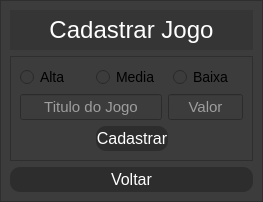
      <widget class="QWidget" name="pg_cadastro_jogo">
       <layout class="QVBoxLayout" name="verticalLayout_39">
        <property name="spacing">
         <number>0</number>
        </property>
        <property name="leftMargin">
         <number>0</number>
        </property>
        <property name="topMargin">
         <number>0</number>
        </property>
        <property name="rightMargin">
         <number>0</number>
        </property>
        <property name="bottomMargin">
         <number>0</number>
        </property>
        <item>
         <widget class="QFrame" name="frame_21">
          <property name="styleSheet">
           <string notr="true">background-color: rgb(80, 80, 80);</string>
          </property>
          <property name="frameShape">
           <enum>QFrame::NoFrame</enum>
          </property>
          <property name="frameShadow">
           <enum>QFrame::Raised</enum>
          </property>
          <layout class="QHBoxLayout" name="horizontalLayout_33">
           <property name="spacing">
            <number>0</number>
           </property>
           <property name="leftMargin">
            <number>0</number>
           </property>
           <property name="topMargin">
            <number>0</number>
           </property>
           <property name="rightMargin">
            <number>0</number>
           </property>
           <property name="bottomMargin">
            <number>0</number>
           </property>
           <item>
            <widget class="QFrame" name="frame_22">
             <property name="maximumSize">
              <size>
               <width>600</width>
               <height>300</height>
              </size>
             </property>
             <property name="styleSheet">
              <string notr="true">background-color: rgb(60, 60, 60);</string>
             </property>
             <property name="frameShape">
              <enum>QFrame::StyledPanel</enum>
             </property>
             <property name="frameShadow">
              <enum>QFrame::Raised</enum>
             </property>
             <layout class="QVBoxLayout" name="verticalLayout_23">
              <item>
               <widget class="QLabel" name="label_16">
                <property name="minimumSize">
                 <size>
                  <width>0</width>
                  <height>40</height>
                 </size>
                </property>
                <property name="maximumSize">
                 <size>
                  <width>16777215</width>
                  <height>40</height>
                 </size>
                </property>
                <property name="styleSheet">
                 <string notr="true">background-color: rgb(53, 53, 53);</string>
                </property>
                <property name="text">
                 <string>&lt;html&gt;&lt;head/&gt;&lt;body&gt;&lt;p align=&quot;center&quot;&gt;&lt;span style=&quot; font-size:18pt; color:#ffffff;&quot;&gt;Cadastrar Jogo&lt;/span&gt;&lt;/p&gt;&lt;/body&gt;&lt;/html&gt;</string>
                </property>
               </widget>
              </item>
              <item>
               <widget class="QFrame" name="frame_36">
                <property name="frameShape">
                 <enum>QFrame::StyledPanel</enum>
                </property>
                <property name="frameShadow">
                 <enum>QFrame::Raised</enum>
                </property>
                <layout class="QVBoxLayout" name="verticalLayout_25">
                 <item>
                  <layout class="QHBoxLayout" name="horizontalLayout_34">
                   <property name="spacing">
                    <number>6</number>
                   </property>
                   <property name="leftMargin">
                    <number>0</number>
                   </property>
                   <item>
                    <widget class="QRadioButton" name="radio_jogo_alta">
                     <property name="maximumSize">
                      <size>
                       <width>100</width>
                       <height>16777215</height>
                      </size>
                     </property>
                     <property name="styleSheet">
                      <string notr="true">font-size: 14px;
</string>
                     </property>
                     <property name="text">
                      <string>Alta</string>
                     </property>
                    </widget>
                   </item>
                   <item>
                    <widget class="QRadioButton" name="radio_jogo_media">
                     <property name="maximumSize">
                      <size>
                       <width>100</width>
                       <height>16777215</height>
                      </size>
                     </property>
                     <property name="styleSheet">
                      <string notr="true">font-size: 14px;
</string>
                     </property>
                     <property name="text">
                      <string>Media</string>
                     </property>
                    </widget>
                   </item>
                   <item>
                    <widget class="QRadioButton" name="radio_jogo_baixa">
                     <property name="maximumSize">
                      <size>
                       <width>100</width>
                       <height>16777215</height>
                      </size>
                     </property>
                     <property name="styleSheet">
                      <string notr="true">font-size: 14px;
</string>
                     </property>
                     <property name="text">
                      <string>Baixa</string>
                     </property>
                    </widget>
                   </item>
                  </layout>
                 </item>
                 <item>
                  <layout class="QHBoxLayout" name="horizontalLayout_35" stretch="0,0">
                   <property name="spacing">
                    <number>6</number>
                   </property>
                   <item>
                    <widget class="QLineEdit" name="titulo_input">
                     <property name="maximumSize">
                      <size>
                       <width>300</width>
                       <height>12345678</height>
                      </size>
                     </property>
                     <property name="styleSheet">
                      <string notr="true">color: rgb(255, 255, 255);
font-size: 15px;</string>
                     </property>
                     <property name="text">
                      <string/>
                     </property>
                     <property name="alignment">
                      <set>Qt::AlignCenter</set>
                     </property>
                     <property name="placeholderText">
                      <string>Titulo do Jogo</string>
                     </property>
                    </widget>
                   </item>
                   <item>
                    <widget class="QLineEdit" name="valor_jogo">
                     <property name="maximumSize">
                      <size>
                       <width>75</width>
                       <height>16777215</height>
                      </size>
                     </property>
                     <property name="styleSheet">
                      <string notr="true">color: rgb(255, 255, 255);
font-size: 15px;</string>
                     </property>
                     <property name="alignment">
                      <set>Qt::AlignCenter</set>
                     </property>
                     <property name="placeholderText">
                      <string>Valor</string>
                     </property>
                    </widget>
                   </item>
                  </layout>
                 </item>
                 <item>
                  <layout class="QHBoxLayout" name="horizontalLayout_36">
                   <item>
                    <widget class="QPushButton" name="pushButton_5">
                     <property name="enabled">
                      <bool>false</bool>
                     </property>
                     <property name="text">
                      <string/>
                     </property>
                     <property name="autoDefault">
                      <bool>false</bool>
                     </property>
                     <property name="default">
                      <bool>false</bool>
                     </property>
                     <property name="flat">
                      <bool>true</bool>
                     </property>
                    </widget>
                   </item>
                   <item>
                    <widget class="QPushButton" name="cadastrar_jogo_button">
                     <property name="minimumSize">
                      <size>
                       <width>0</width>
                       <height>25</height>
                      </size>
                     </property>
                     <property name="maximumSize">
                      <size>
                       <width>16777215</width>
                       <height>25</height>
                      </size>
                     </property>
                     <property name="styleSheet">
                      <string notr="true">QPushButton{
	color:rgb(255,255,255);
	border-radius: 10px;
	font-size: 16px;
	
	background-color: rgb(45, 45, 45);
}
QPushButton:hover{background-color: #787878; color:black}</string>
                     </property>
                     <property name="text">
                      <string>Cadastrar</string>
                     </property>
                    </widget>
                   </item>
                   <item>
                    <widget class="QPushButton" name="pushButton_12">
                     <property name="enabled">
                      <bool>false</bool>
                     </property>
                     <property name="text">
                      <string/>
                     </property>
                     <property name="flat">
                      <bool>true</bool>
                     </property>
                    </widget>
                   </item>
                  </layout>
                 </item>
                </layout>
               </widget>
              </item>
              <item>
               <widget class="QPushButton" name="voltar_cadastrar_jogo_button">
                <property name="minimumSize">
                 <size>
                  <width>0</width>
                  <height>25</height>
                 </size>
                </property>
                <property name="maximumSize">
                 <size>
                  <width>16777215</width>
                  <height>25</height>
                 </size>
                </property>
                <property name="styleSheet">
                 <string notr="true">QPushButton{
	color:rgb(255,255,255);
	border-radius: 10px;
	font-size: 16px;
	
	background-color: rgb(45, 45, 45);
}
QPushButton:hover{background-color: #787878; color:black}</string>
                </property>
                <property name="text">
                 <string>Voltar</string>
                </property>
               </widget>
              </item>
             </layout>
            </widget>
           </item>
          </layout>
         </widget>
        </item>
       </layout>
      </widget>
